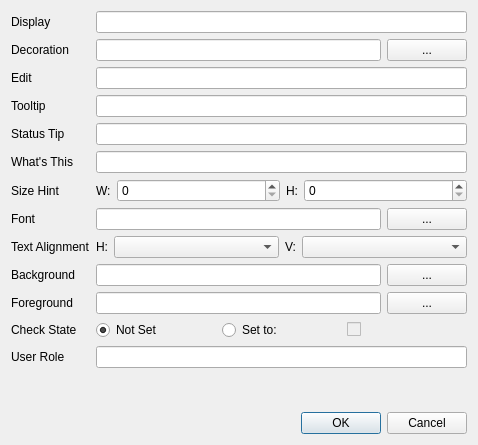
<?xml version="1.0" encoding="UTF-8"?>
<ui version="4.0">
 <class>RolesEditDialog</class>
 <widget class="QDialog" name="RolesEditDialog">
  <property name="geometry">
   <rect>
    <x>0</x>
    <y>0</y>
    <width>478</width>
    <height>445</height>
   </rect>
  </property>
  <property name="windowTitle">
   <string>Edit Data Roles</string>
  </property>
  <layout class="QVBoxLayout" name="verticalLayout">
   <item>
    <layout class="QFormLayout" name="formLayout">
     <item row="0" column="0">
      <widget class="QLabel" name="label">
       <property name="text">
        <string>Display</string>
       </property>
      </widget>
     </item>
     <item row="0" column="1">
      <widget class="QLineEdit" name="displayEdit"/>
     </item>
     <item row="1" column="0">
      <widget class="QLabel" name="label_6">
       <property name="text">
        <string>Decoration</string>
       </property>
      </widget>
     </item>
     <item row="1" column="1">
      <layout class="QHBoxLayout" name="horizontalLayout">
       <item>
        <widget class="QLineEdit" name="decorationEdit"/>
       </item>
       <item>
        <widget class="QPushButton" name="decorationButton">
         <property name="text">
          <string>...</string>
         </property>
        </widget>
       </item>
      </layout>
     </item>
     <item row="2" column="0">
      <widget class="QLabel" name="label_2">
       <property name="text">
        <string>Edit</string>
       </property>
      </widget>
     </item>
     <item row="2" column="1">
      <widget class="QLineEdit" name="editEdit"/>
     </item>
     <item row="3" column="0">
      <widget class="QLabel" name="label_3">
       <property name="text">
        <string>Tooltip</string>
       </property>
      </widget>
     </item>
     <item row="3" column="1">
      <widget class="QLineEdit" name="tooltipEdit"/>
     </item>
     <item row="4" column="0">
      <widget class="QLabel" name="label_4">
       <property name="text">
        <string>Status Tip</string>
       </property>
      </widget>
     </item>
     <item row="4" column="1">
      <widget class="QLineEdit" name="statustipEdit"/>
     </item>
     <item row="5" column="0">
      <widget class="QLabel" name="label_5">
       <property name="text">
        <string>What's This</string>
       </property>
      </widget>
     </item>
     <item row="5" column="1">
      <widget class="QLineEdit" name="whatsthisEdit"/>
     </item>
     <item row="6" column="0">
      <widget class="QLabel" name="label_9">
       <property name="text">
        <string>Size Hint</string>
       </property>
      </widget>
     </item>
     <item row="6" column="1">
      <layout class="QHBoxLayout" name="horizontalLayout_2">
       <item>
        <widget class="QLabel" name="label_10">
         <property name="text">
          <string extracomment="Short for width">W:</string>
         </property>
        </widget>
       </item>
       <item>
        <widget class="QSpinBox" name="sizehintWSpin">
         <property name="sizePolicy">
          <sizepolicy hsizetype="Expanding" vsizetype="Fixed">
           <horstretch>0</horstretch>
           <verstretch>0</verstretch>
          </sizepolicy>
         </property>
        </widget>
       </item>
       <item>
        <widget class="QLabel" name="label_11">
         <property name="text">
          <string extracomment="Short for height">H:</string>
         </property>
        </widget>
       </item>
       <item>
        <widget class="QSpinBox" name="sizehintHSpin">
         <property name="sizePolicy">
          <sizepolicy hsizetype="Expanding" vsizetype="Fixed">
           <horstretch>0</horstretch>
           <verstretch>0</verstretch>
          </sizepolicy>
         </property>
        </widget>
       </item>
      </layout>
     </item>
     <item row="7" column="0">
      <widget class="QLabel" name="label_13">
       <property name="text">
        <string>Font</string>
       </property>
      </widget>
     </item>
     <item row="7" column="1">
      <layout class="QHBoxLayout" name="horizontalLayout_3">
       <item>
        <widget class="QLineEdit" name="fontEdit">
         <property name="readOnly">
          <bool>true</bool>
         </property>
        </widget>
       </item>
       <item>
        <widget class="QPushButton" name="fontButton">
         <property name="text">
          <string>...</string>
         </property>
        </widget>
       </item>
      </layout>
     </item>
     <item row="8" column="0">
      <widget class="QLabel" name="label_15">
       <property name="text">
        <string>Text Alignment</string>
       </property>
      </widget>
     </item>
     <item row="8" column="1">
      <layout class="QHBoxLayout" name="horizontalLayout_7">
       <item>
        <widget class="QLabel" name="label_16">
         <property name="text">
          <string extracomment="Short for Horizontal">H:</string>
         </property>
        </widget>
       </item>
       <item>
        <widget class="QComboBox" name="alignHComboBox">
         <property name="sizePolicy">
          <sizepolicy hsizetype="Expanding" vsizetype="Fixed">
           <horstretch>0</horstretch>
           <verstretch>0</verstretch>
          </sizepolicy>
         </property>
        </widget>
       </item>
       <item>
        <widget class="QLabel" name="label_17">
         <property name="text">
          <string extracomment="Short for Vertical">V:</string>
         </property>
        </widget>
       </item>
       <item>
        <widget class="QComboBox" name="alignVComboBox">
         <property name="sizePolicy">
          <sizepolicy hsizetype="Expanding" vsizetype="Fixed">
           <horstretch>0</horstretch>
           <verstretch>0</verstretch>
          </sizepolicy>
         </property>
        </widget>
       </item>
      </layout>
     </item>
     <item row="9" column="0">
      <widget class="QLabel" name="label_7">
       <property name="text">
        <string>Background</string>
       </property>
      </widget>
     </item>
     <item row="9" column="1">
      <layout class="QHBoxLayout" name="horizontalLayout_4">
       <item>
        <widget class="QLineEdit" name="backgroundEdit"/>
       </item>
       <item>
        <widget class="QPushButton" name="backgroundButton">
         <property name="text">
          <string>...</string>
         </property>
        </widget>
       </item>
      </layout>
     </item>
     <item row="10" column="0">
      <widget class="QLabel" name="label_8">
       <property name="text">
        <string>Foreground</string>
       </property>
      </widget>
     </item>
     <item row="10" column="1">
      <layout class="QHBoxLayout" name="horizontalLayout_5">
       <item>
        <widget class="QLineEdit" name="foregroundEdit"/>
       </item>
       <item>
        <widget class="QPushButton" name="foregroundButton">
         <property name="text">
          <string>...</string>
         </property>
        </widget>
       </item>
      </layout>
     </item>
     <item row="11" column="0">
      <widget class="QLabel" name="label_12">
       <property name="text">
        <string>Check State</string>
       </property>
      </widget>
     </item>
     <item row="11" column="1">
      <layout class="QHBoxLayout" name="horizontalLayout_6">
       <item>
        <widget class="QRadioButton" name="checkstateRadioNotSet">
         <property name="text">
          <string>Not Set</string>
         </property>
         <property name="checked">
          <bool>true</bool>
         </property>
        </widget>
       </item>
       <item>
        <widget class="QRadioButton" name="checkstateRadioSet">
         <property name="text">
          <string>Set to:</string>
         </property>
        </widget>
       </item>
       <item>
        <widget class="QCheckBox" name="checkStateBox">
         <property name="enabled">
          <bool>false</bool>
         </property>
         <property name="text">
          <string/>
         </property>
        </widget>
       </item>
      </layout>
     </item>
     <item row="12" column="0">
      <widget class="QLabel" name="label_14">
       <property name="text">
        <string>User Role</string>
       </property>
      </widget>
     </item>
     <item row="12" column="1">
      <widget class="QLineEdit" name="userRoleEdit"/>
     </item>
    </layout>
   </item>
   <item>
    <widget class="QDialogButtonBox" name="buttonBox">
     <property name="orientation">
      <enum>Qt::Horizontal</enum>
     </property>
     <property name="standardButtons">
      <set>QDialogButtonBox::Cancel|QDialogButtonBox::Ok</set>
     </property>
    </widget>
   </item>
  </layout>
 </widget>
 <resources/>
 <connections>
  <connection>
   <sender>buttonBox</sender>
   <signal>accepted()</signal>
   <receiver>RolesEditDialog</receiver>
   <slot>accept()</slot>
   <hints>
    <hint type="sourcelabel">
     <x>248</x>
     <y>254</y>
    </hint>
    <hint type="destinationlabel">
     <x>157</x>
     <y>274</y>
    </hint>
   </hints>
  </connection>
  <connection>
   <sender>buttonBox</sender>
   <signal>rejected()</signal>
   <receiver>RolesEditDialog</receiver>
   <slot>reject()</slot>
   <hints>
    <hint type="sourcelabel">
     <x>316</x>
     <y>260</y>
    </hint>
    <hint type="destinationlabel">
     <x>286</x>
     <y>274</y>
    </hint>
   </hints>
  </connection>
 </connections>
</ui>
